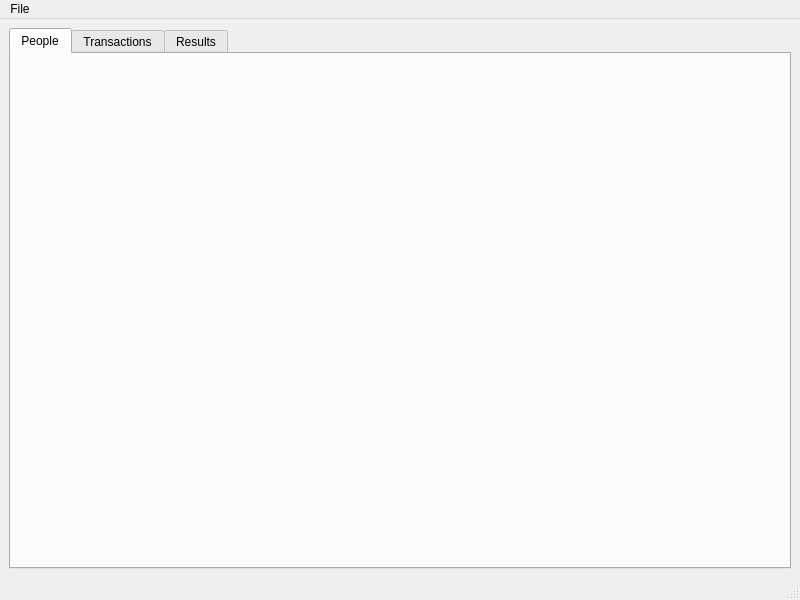
<?xml version="1.0" encoding="UTF-8"?>
<ui version="4.0">
 <class>MainWindow</class>
 <widget class="QMainWindow" name="MainWindow">
  <property name="geometry">
   <rect>
    <x>0</x>
    <y>0</y>
    <width>800</width>
    <height>600</height>
   </rect>
  </property>
  <property name="windowTitle">
   <string>BillSplit</string>
  </property>
  <widget class="QWidget" name="centralwidget">
   <layout class="QVBoxLayout" name="verticalLayout">
    <item>
     <widget class="QTabWidget" name="tabWidget">
      <property name="currentIndex">
       <number>0</number>
      </property>
      <widget class="QWidget" name="tabPeople">
       <attribute name="title">
        <string>People</string>
       </attribute>
       <layout class="QVBoxLayout" name="verticalLayout_2">
        <item>
         <widget class="PeopleWidget" name="peopleWidget" native="true"/>
        </item>
       </layout>
      </widget>
      <widget class="QWidget" name="tabTransactions">
       <attribute name="title">
        <string>Transactions</string>
       </attribute>
       <layout class="QVBoxLayout" name="verticalLayout_3">
        <item>
         <widget class="TransactionsWidget" name="transactionsWidget" native="true"/>
        </item>
       </layout>
      </widget>
      <widget class="QWidget" name="tabResults">
       <attribute name="title">
        <string>Results</string>
       </attribute>
       <layout class="QVBoxLayout" name="verticalLayout_4">
        <item>
         <widget class="ResultsWidget" name="resultsWidget" native="true"/>
        </item>
       </layout>
      </widget>
     </widget>
    </item>
   </layout>
  </widget>
  <widget class="QMenuBar" name="menubar">
   <property name="geometry">
    <rect>
     <x>0</x>
     <y>0</y>
     <width>800</width>
     <height>20</height>
    </rect>
   </property>
   <widget class="QMenu" name="menuFile">
    <property name="title">
     <string>File</string>
    </property>
    <addaction name="actionNew"/>
    <addaction name="actionOpen"/>
    <addaction name="actionSave"/>
    <addaction name="actionSave_As"/>
   </widget>
   <addaction name="menuFile"/>
  </widget>
  <widget class="QStatusBar" name="statusbar"/>
  <action name="actionOpen">
   <property name="text">
    <string>Open</string>
   </property>
  </action>
  <action name="actionSave">
   <property name="enabled">
    <bool>false</bool>
   </property>
   <property name="text">
    <string>Save</string>
   </property>
  </action>
  <action name="actionSave_As">
   <property name="text">
    <string>Save As</string>
   </property>
  </action>
  <action name="actionNew">
   <property name="text">
    <string>New</string>
   </property>
  </action>
 </widget>
 <customwidgets>
  <customwidget>
   <class>PeopleWidget</class>
   <extends>QWidget</extends>
   <header>peoplewidget.h</header>
   <container>1</container>
  </customwidget>
  <customwidget>
   <class>TransactionsWidget</class>
   <extends>QWidget</extends>
   <header>transactionswidget.h</header>
   <container>1</container>
  </customwidget>
  <customwidget>
   <class>ResultsWidget</class>
   <extends>QWidget</extends>
   <header>resultswidget.h</header>
   <container>1</container>
  </customwidget>
 </customwidgets>
 <resources/>
 <connections/>
</ui>
